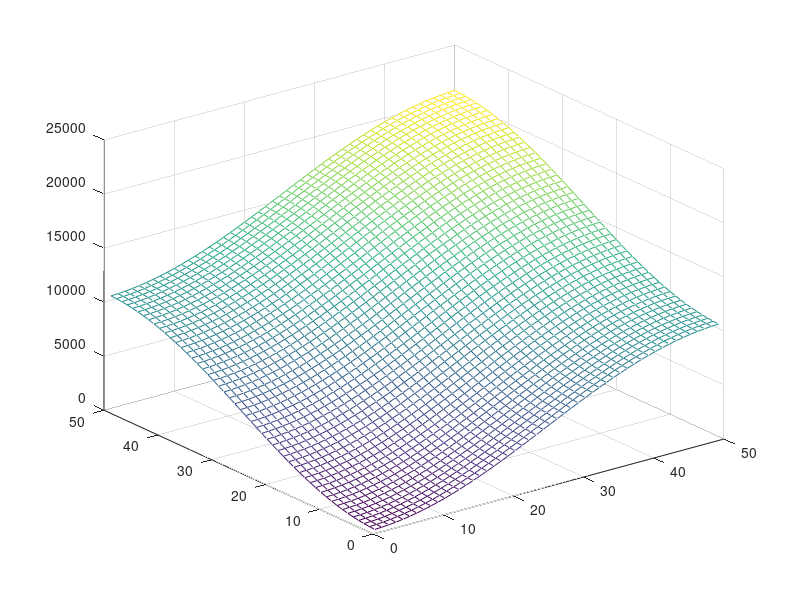

This figure's MATLAB source:

n=50; r=1;

dx = 1/(n+1);

k=1:n; k=k'; l=k;

[K,L]=ndgrid(k,l);

lkl = K;
for i=1:n; for j=1:n;
 lkl(i,j)=(2/(dx*dx))*( (1-cos(i*pi*dx)) + (1-cos(j*pi*dx))/(r*r));
end; end;

mesh(K,L,lkl)





